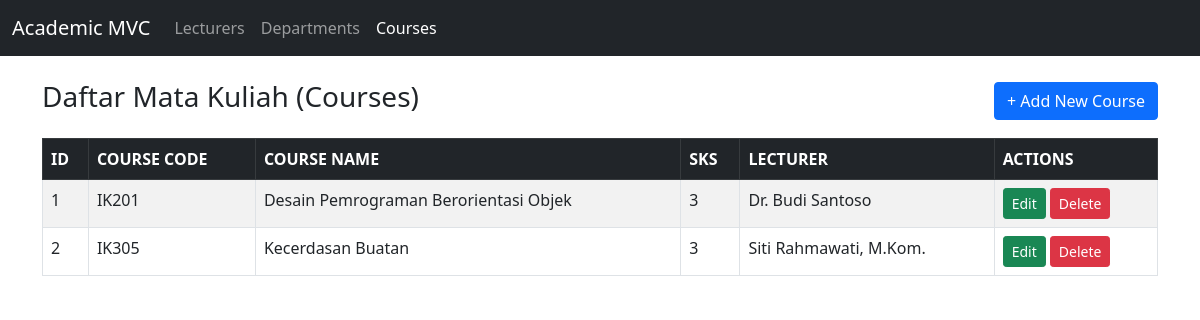
The page /course.php on the database its author committed.
### tables this page shows
CREATE TABLE `courses` (
  `id` int(11) NOT NULL,
  `course_code` varchar(20) NOT NULL,
  `course_name` varchar(100) NOT NULL,
  `sks` int(11) NOT NULL,
  `lecturer_id` int(11) DEFAULT NULL
);

CREATE TABLE `lecturers` (
  `id` int(11) NOT NULL,
  `name` varchar(100) NOT NULL,
  `nidn` varchar(20) NOT NULL,
  `phone` varchar(20) NOT NULL,
  `join_date` date NOT NULL,
  `department_id` int(11) DEFAULT NULL
);

### controllers/CourseController.php (called while the page is built, shortened)
<?php
include_once("models/DB.php");
include_once("models/Course.php");
include_once("views/CourseView.php");
class CourseController {
    private $course;
    function __construct() {
        $this->course = new Course(Config::$db_host, Config::$db_user, Config::$db_pass, Config::$db_name);
    }
    public function index() {
        $this->course->open();
        $this->course->getCourse();
        $data = array('courses' => array());
        while ($row = $this->course->getResult()) {
            array_push($data['courses'], $row);
        }
        $view = new CourseView();
        $view->render($data);
    }
}
?>

### models/DB.php (called while the page is built, shortened)
<?php
class DB {
    var $db_host = "";
    var $db_user = "";
    var $db_pass = "";
    var $db_name = "";
    var $db_link = "";
    function __construct($db_host, $db_user, $db_pass, $db_name) {
        $this->db_host = $db_host;
        $this->db_user = $db_user;
        $this->db_pass = $db_pass;
        $this->db_name = $db_name;
    }
    function open() {
        $this->db_link = mysqli_connect($this->db_host, $this->db_user, $this->db_pass, $this->db_name);
    }
    function execute($query) {
        $this->result = mysqli_query($this->db_link, $query);
        return $this->result;
    }
}
?>

### models/Course.php (called while the page is built, shortened)
<?php
class Course extends DB {
    function getCourse() {
        $query = "SELECT courses.*, lecturers.name AS lecturer_name
                  FROM courses
                  LEFT JOIN lecturers ON courses.lecturer_id = lecturers.id";
        return $this->execute($query);
    }
}
?>

### views/CourseView.php (the view, shortened to what this page needs)
<?php
class CourseView {
    public function render($data) {
        $dataTabel = null;
        foreach ($data['courses'] as $val) {
            $lecturer = !empty($val['lecturer_name']) ? $val['lecturer_name'] : '-';
            $dataTabel .= "<tr>
                <td>{$val['id']}</td>
                <td>{$val['course_code']}</td>
                <td>{$val['course_name']}</td>
                <td>{$val['sks']}</td>
                <td>{$lecturer}</td>
                <td>
                    <a class='btn btn-success btn-sm' href='course.php?id_edit={$val['id']}'>Edit</a>
                    <a class='btn btn-danger btn-sm' href='course.php?id_hapus={$val['id']}' onclick='return confirm(\"Yakin hapus mata kuliah ini?\")'>Delete</a>
                </td>
            </tr>";
        }
    }
}
?>

### rows shown on the page
courses: id "1", course_code "IK201", course_name "Desain Pemrograman Berorientasi Objek", sks "3", lecturer.name "Dr. Budi Santoso"
courses: id "2", course_code "IK305", course_name "Kecerdasan Buatan", sks "3", lecturer.name "Siti Rahmawati, M.Kom."

### other values the page prints
$this->content "Academic MVC Lecturers Departments Courses Daftar Mata Kuliah (Courses) + Add New Course ID COURSE CODE COURSE NAME SKS LECTURER ACTIONS"
